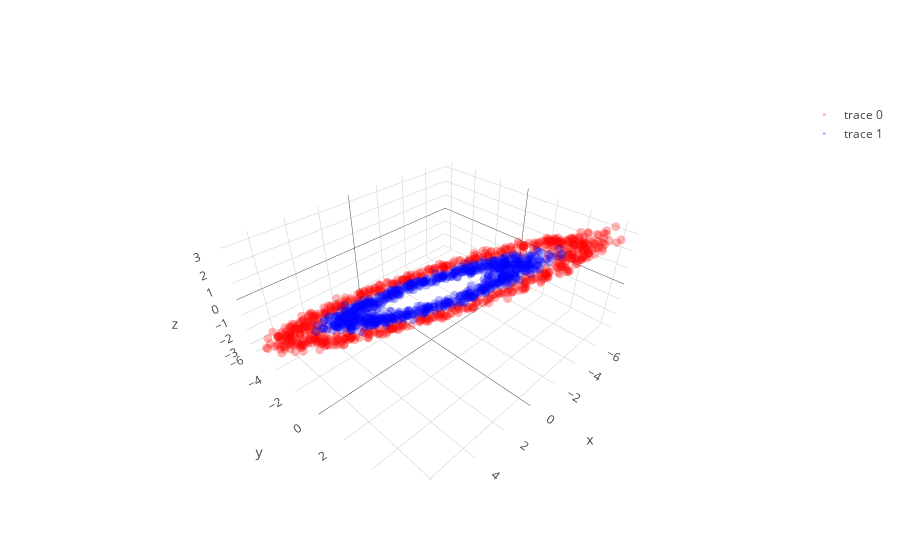

Write notebook code for a chart like this one.
### Code cell
# simple
w = np.random.randn(2,3)
beforew = np.copy(w)

for _ in range(300):
    for current_batch_index in range(0,len(X),100):
        x_mini  = X[current_batch_index:current_batch_index+100]
        
        cov = w @ w.T
        evalue, evector  = np.linalg.eigh(cov)
        one   = evector * (1./np.sqrt(evalue+1e-8))
        two   = one @ evector.T
        three = two @ w
        
        grad_three  = -2 * x_mini.T @ x_mini @ three
        grad_two    = grad_three @ w.T
        grad_one    = grad_two @ evector
        grad_val    = (evector * grad_one * (-1/2) * (evalue+1e-8) **(-3/2)).mean(0)
        grad_vec    = (one.T @ grad_two).T + grad_one*(1./np.sqrt(evalue+1e-8))
        
        E = np.ones((2,1)) @ evalue[None,:] - evalue[:,None] @ np.ones((1,2))
        F = 1./(E+np.eye(2)) - np.eye(2)
        
        grad_cov = np.linalg.inv(evector).T @ (np.diag(grad_val) + F * (evector.T @ grad_vec)) @ evector.T
        grad_w   = two.T @ grad_three + grad_cov @ w + (w.T @ grad_cov).T
        w = w - 0.000008 * grad_w

after  = X @ w

trace1 = go.Scatter3d(
    x=after[y==0,0],
    y=after[y==0,1],
    z=after[y==0,2],
    mode='markers',
    line=dict(color='red',width=0.5),
    marker=dict(size=3,opacity=0.3)
)
trace2 = go.Scatter3d(
    x=after[y==1,0],
    y=after[y==1,1],
    z=after[y==1,2],
    mode='markers',
    line=dict(color='blue',width=0.5),
    marker=dict(size=3,opacity=0.3)
)
data = [trace1,trace2]
fig  = go.Figure(data=data)
iplot(fig)

print(beforew)
print(_sym_decorrelation(beforew))

print(w)
print(_sym_decorrelation(w))

### Figure 1 — Plotly figure (JSON) as saved in the notebook; plotly's stock layout.template omitted (floating-point values rounded to 4 significant figures; data arrays with more than 128 entries replaced by an {"elided": "..."} marker saying what was removed)
{"data": [{"line": {"color": "red", "width": 0.5}, "marker": {"opacity": 0.3, "size": 3}, "mode": "markers", "type": "scatter3d", "uid": "1529d899-9a50-465a-b82f-4a055dd61fc0", "x": {"elided": "750 float values"}, "y": {"elided": "750 float values"}, "z": {"elided": "750 float values"}}, {"line": {"color": "blue", "width": 0.5}, "marker": {"opacity": 0.3, "size": 3}, "mode": "markers", "type": "scatter3d", "uid": "709182cc-66fe-4ddf-a3f2-7ab3588bac98", "x": {"elided": "750 float values"}, "y": {"elided": "750 float values"}, "z": {"elided": "750 float values"}}], "layout": {}}
